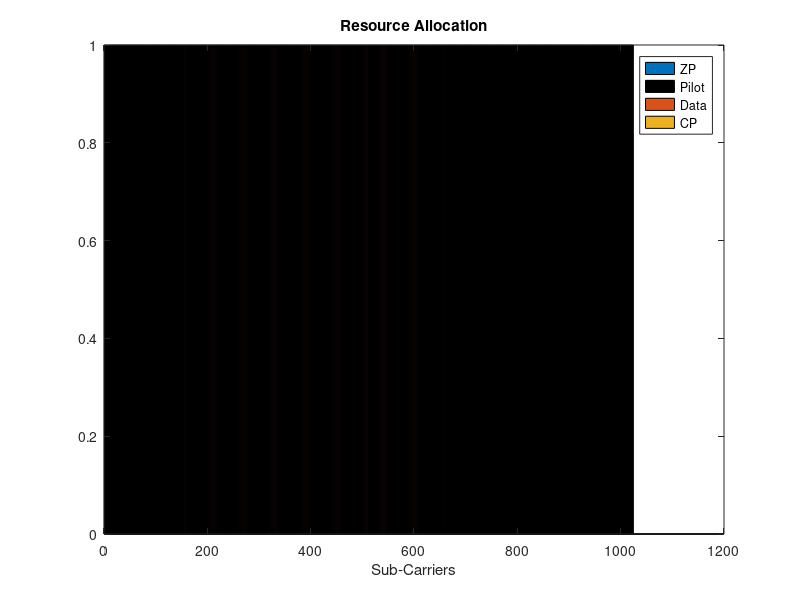

Write the MATLAB code that produced this figure. (Note: this script raises an error after producing the figure.)
clear; clc; close all; fclose all; format long;

%%%%%%%%%%%%%%%%%%%%%%%%%%%%%%%%%%%%%%%%%%%%%%%%%%%%%%%%%%%%%%%%%%%%%%%%%%%
% OFDM Parameters
nfft = 1024;
nfft_zc = 4096;
BW = 312500;
cp_len = 512;
M = 16;
ZP_density = 30;
cp_carriers = 256;
gp_samples = 1024;
ofdm_symbols = 3;
Fc = 275000;
ZC_root = 13;
dopler_cp_offset = round(cp_len/16);
%dopler_cp_offset = 0;

% Gain Parameters
tx_scale = 10336;
extra_sync_gain = 4;
duc_ddc_loss_gain = 2;

% Channel parameters
snr_db = 15;
multipath = [0.5 0.5 0 0 1 0.2 0.54];
multipath = 1;
speed = -1.5; % In m/s
speed = 0;

cfo = 0;
cpo = 0;
cfo_dopler = 0;
cpo_dopler = 0;

%%%%%%%%%%%%%%%%%%%%%%%%%%%%%%%%%%%%%%%%%%%%%%%%%%%%%%%%%%%%%%%%%%%%%%%%%%%
% Fixed Values
%%%%%%%%%%%%%%%%%%%%%%%%%%%%%%%%%%%%%%%%%%%%%%%%%%%%%%%%%%%%%%%%%%%%%%%%%%%
ZC_length = nfft_zc/2;          % Zadoff-Chu Sequence Length
sync_samples_early = 60;         % Number of samples to synchronize early
force_dopler_sync = 0;         % Force dopler synchronization
pilot_density = 0.5;            % Pilot to data ratio
DAC_FS = 10000000;              % Dac sample rate
nfft_p = 16*nfft;               % NFFT for plotting spectrum
speed_sound = 1500;             % Speed of sound underwater

%%%%%%%%%%%%%%%%%%%%%%%%%%%%%%%%%%%%%%%%%%%%%%%%%%%%%%%%%%%%%%%%%%%%%%%%%%%
% Calculated OFDM Parameters
%%%%%%%%%%%%%%%%%%%%%%%%%%%%%%%%%%%%%%%%%%%%%%%%%%%%%%%%%%%%%%%%%%%%%%%%%%%
% Carrier Allocation
rep = 1/pilot_density;          % Data to pilot repetition
zp_carriers = round(nfft*ZP_density/100/2)*2; % Even Number of ZP carriers
zp_index = [1:zp_carriers/2,nfft/2,nfft/2+1,nfft-zp_carriers/2+1:nfft];
zp_carriers = zp_carriers + 2;  % Account for 2 ZP carriers around DC
pilot_index=[zp_carriers/2:rep:nfft/2-1,nfft/2+2:rep:nfft- ...
    zp_carriers/2-cp_carriers];
if zp_index(end/2+2)-cp_carriers/2-1 ~= pilot_index(end)
    pilot_index = [pilot_index zp_index(end/2+2)-cp_carriers-1];
end
pilot_carriers = length(pilot_index);
cp_index = pilot_index(end)+1:(nfft-zp_carriers/2+1);
pilot_cp_max = floor(cp_carriers/rep);
pilot_index_cp = [pilot_index (pilot_index(1:pilot_cp_max)+ ...
    pilot_index(end))-zp_carriers/2+1];
data_index = 1:nfft;
data_index([zp_index,pilot_index,cp_index]) = [];
data_carriers = length(data_index);
data_cp_max = cp_carriers-pilot_cp_max;

% Other Parameters
scs = BW/nfft;
num_data_bits = length(data_index)*ofdm_symbols;
Fs = BW; % Sample frequency (complex) = bandwidth
Interp_val = DAC_FS/Fs; % Interpolation value
Ts = 1/Fs; % Sampling period
Ts_up = 1/DAC_FS;
F = (-nfft_p/2:nfft_p/2-1)/nfft_p*Fs; % Plotting baseband spectrum
F_up = (-nfft_p/2:nfft_p/2-1)/nfft_p*DAC_FS; % Plotting DUC spectrum
cp_used = cp_len - 2*dopler_cp_offset;
Max_Freq_offset = 2*scs*(cp_used/nfft);

%%%%%%%%%%%%%%%%%%%%%%%%%%%%%%%%%%%%%%%%%%%%%%%%%%%%%%%%%%%%%%%%%%%%%%%%%%%
% Generate Pilot Data
%%%%%%%%%%%%%%%%%%%%%%%%%%%%%%%%%%%%%%%%%%%%%%%%%%%%%%%%%%%%%%%%%%%%%%%%%%%
rng default
pilot_data = randsrc(pilot_carriers,ofdm_symbols,0:M-1);
pilot_data_cp = [pilot_data;pilot_data(1:pilot_cp_max,:)];

%%%%%%%%%%%%%%%%%%%%%%%%%%%%%%%%%%%%%%%%%%%%%%%%%%%%%%%%%%%%%%%%%%%%%%%%%%%
% Generate Message Data
%%%%%%%%%%%%%%%%%%%%%%%%%%%%%%%%%%%%%%%%%%%%%%%%%%%%%%%%%%%%%%%%%%%%%%%%%%%
rng default
tx_data = randsrc(data_carriers,ofdm_symbols,0:M-1);
tx_data_cp = [tx_data;tx_data(1:data_cp_max,:)];

%%%%%%%%%%%%%%%%%%%%%%%%%%%%%%%%%%%%%%%%%%%%%%%%%%%%%%%%%%%%%%%%%%%%%%%%%%%
% QAM Modulation
%%%%%%%%%%%%%%%%%%%%%%%%%%%%%%%%%%%%%%%%%%%%%%%%%%%%%%%%%%%%%%%%%%%%%%%%%%%
qam_mod_data = qammod(tx_data,M);
reference_pilot = qammod(pilot_data,M);
reference_pilot_cp = qammod(pilot_data_cp,M);
zp_carrier = complex(0,0);

%%%%%%%%%%%%%%%%%%%%%%%%%%%%%%%%%%%%%%%%%%%%%%%%%%%%%%%%%%%%%%%%%%%%%%%%%%%
% Synchronization
%%%%%%%%%%%%%%%%%%%%%%%%%%%%%%%%%%%%%%%%%%%%%%%%%%%%%%%%%%%%%%%%%%%%%%%%%%%
% Create Zadoff-Chu sequence
sync_tx = log2(M)/sqrt(2)*exp(-1i*pi*ZC_root*(1:ZC_length).* ...
    ((1:ZC_length)+1)/ZC_length); % ZC sequence
sync_tx_zp = tx_scale*[zeros(1,(nfft_zc-ZC_length)/2),sync_tx,zeros(1, ...
    (nfft_zc-ZC_length)/2)]; % Add ZP and center ZC sequence in BW
sync_tx_time = ifft(ifftshift(sync_tx_zp),nfft_zc) * extra_sync_gain;

%%%%%%%%%%%%%%%%%%%%%%%%%%%%%%%%%%%%%%%%%%%%%%%%%%%%%%%%%%%%%%%%%%%%%%%%%%%
% Carrier Allocation
%%%%%%%%%%%%%%%%%%%%%%%%%%%%%%%%%%%%%%%%%%%%%%%%%%%%%%%%%%%%%%%%%%%%%%%%%%%
% FFT carriers of Data, Pilot and ZP carriers
carriers = zeros(nfft,ofdm_symbols);
carriers(pilot_index,:) = reference_pilot;         % Allocate Pilots
carriers(data_index,:) = qam_mod_data;             % Allocate Data
carriers(zp_index,:) = zp_carrier;                 % Allocate Zeros
freq_cp_data = zeros(pilot_carriers+data_carriers,ofdm_symbols);
freq_cp_data(pilot_index,:) = reference_pilot;
freq_cp_data(data_index,:) = qam_mod_data;
freq_cp_data(cp_carriers+1:end,:) = [];
carriers(cp_index,:) = freq_cp_data;               % Allocate CP carriers
reference_pilot_cp = [reference_pilot;freq_cp_data(1:rep:cp_carriers,:)];
carriers = carriers * tx_scale;

zp_plot=zeros(1,nfft);pilot_plot=zeros(1,nfft);data_plot=zeros(1,nfft);
cp_plot=zeros(1,nfft);zp_plot(zp_index)=1;pilot_plot(pilot_index)=1;
data_plot(data_index)=1;cp_plot(cp_index)=1;
figure(),bar(1:nfft,zp_plot),hold on,bar(1:nfft, ...
    pilot_plot,'k'),bar(1:nfft,data_plot)
bar(1:nfft,cp_plot),legend('ZP','Pilot','Data','CP')
title('Resource Allocation'),xlabel('Sub-Carriers')

%%%%%%%%%%%%%%%%%%%%%%%%%%%%%%%%%%%%%%%%%%%%%%%%%%%%%%%%%%%%%%%%%%%%%%%%%%%
% IFFT
%%%%%%%%%%%%%%%%%%%%%%%%%%%%%%%%%%%%%%%%%%%%%%%%%%%%%%%%%%%%%%%%%%%%%%%%%%%
% Ifftshift to reorder carriers in correct order for IFFT
ifft_sub_carriers = zeros(nfft,ofdm_symbols);
for i = 1:ofdm_symbols % In loop so Ifftshift works per symbol
    ifft_sub_carriers(:,i) = ifft(ifftshift(carriers(:,i)),nfft);
end

%%%%%%%%%%%%%%%%%%%%%%%%%%%%%%%%%%%%%%%%%%%%%%%%%%%%%%%%%%%%%%%%%%%%%%%%%%%
% CP and GP Insertion
%%%%%%%%%%%%%%%%%%%%%%%%%%%%%%%%%%%%%%%%%%%%%%%%%%%%%%%%%%%%%%%%%%%%%%%%%%%
cp_start = nfft-cp_len;
cp = ifft_sub_carriers(cp_start+1:end,:);            % Obtain CP
ofdm_tx_signal_par = vertcat(cp,ifft_sub_carriers);  % Copy CP
gp = zeros(gp_samples,ofdm_symbols);       % Obtain GP
ofdm_tx_signal_par = vertcat(ofdm_tx_signal_par,gp); % Copy GP

%%%%%%%%%%%%%%%%%%%%%%%%%%%%%%%%%%%%%%%%%%%%%%%%%%%%%%%%%%%%%%%%%%%%%%%%%%%
% Parallel to Serial
%%%%%%%%%%%%%%%%%%%%%%%%%%%%%%%%%%%%%%%%%%%%%%%%%%%%%%%%%%%%%%%%%%%%%%%%%%%
ofdm_tx_signal_ser = reshape(ofdm_tx_signal_par,[(nfft+cp_len+ ...
    gp_samples)*ofdm_symbols, 1]);         % Parallel to Serial
gp = zeros(gp_samples,1);                  % Obtain GP
ofdm_tx_signal_ser = [sync_tx_time.';gp;ofdm_tx_signal_ser]; % OFDM Frame

%%%%%%%%%%%%%%%%%%%%%%%%%%%%%%%%%%%%%%%%%%%%%%%%%%%%%%%%%%%%%%%%%%%%%%%%%%%
% DUC
%%%%%%%%%%%%%%%%%%%%%%%%%%%%%%%%%%%%%%%%%%%%%%%%%%%%%%%%%%%%%%%%%%%%%%%%%%%
[kdk,fir_taps] = interp(ofdm_tx_signal_ser,Interp_val,10,1);
filter_delay = floor(length(fir_taps)/2);
ofdm_tx_signal_zp = [zeros(filter_delay,1);ofdm_tx_signal_ser; ...
    zeros(filter_delay,1)];
ofdm_duc_signal = interp(ofdm_tx_signal_zp,Interp_val,10,1);
ofdm_duc_signal = ofdm_duc_signal(filter_delay*Interp_val+1:end- ...
    filter_delay*Interp_val);
ofdm_duc_signal = ofdm_duc_signal.';

%%%%%%%%%%%%%%%%%%%%%%%%%%%%%%%%%%%%%%%%%%%%%%%%%%%%%%%%%%%%%%%%%%%%%%%%%%%
% IQ Mixer TX
%%%%%%%%%%%%%%%%%%%%%%%%%%%%%%%%%%%%%%%%%%%%%%%%%%%%%%%%%%%%%%%%%%%%%%%%%%%
% Use oscillator at Fc for IQ mixer
t_up = 0:1/DAC_FS:length(ofdm_duc_signal)/DAC_FS-1/DAC_FS;
ofdm_duc_signal_i = real(ofdm_duc_signal) .* cos(2*pi*Fc*t_up);
ofdm_duc_signal_q = imag(ofdm_duc_signal) .* -sin(2*pi*Fc*t_up);
ofdm_duc_signal_real = ofdm_duc_signal_i + ofdm_duc_signal_q;

%%%%%%%%%%%%%%%%%%%%%%%%%%%%%%%%%%%%%%%%%%%%%%%%%%%%%%%%%%%%%%%%%%%%%%%%%%%
% Channel
%%%%%%%%%%%%%%%%%%%%%%%%%%%%%%%%%%%%%%%%%%%%%%%%%%%%%%%%%%%%%%%%%%%%%%%%%%%

snr = 10^(snr_db/10); % Convert SNR from dB to linear
ofdm_tx_signal_ch = awgn(ofdm_duc_signal_real,snr,'measured');
k = (1+speed/speed_sound); % Dopler shift factor
Lower_BW_Dopler_Shift = ((Fc-(nfft/2 - zp_carriers/2)*scs) * ...
    (k))-(Fc-(nfft/2 - zp_carriers/2)*scs);
Fc_Dopler_Shift = (Fc * (1+speed/speed_sound))-Fc;
Upper_BW_Dopler_Shift = ((Fc+(nfft/2 - zp_carriers/2)*scs) * ...
    (1+speed/speed_sound))- (Fc+(nfft/2 - zp_carriers/2)*scs);
table(cp_used,Max_Freq_offset,scs)
table(Lower_BW_Dopler_Shift,Fc_Dopler_Shift,Upper_BW_Dopler_Shift)
ofdm_tx_signal_ch1 = filter(multipath,1,ofdm_tx_signal_ch);
ofdm_tx_signal_dopler = interp1(t_up,ofdm_tx_signal_ch1,t_up/k,'linear',0);

% One method to compensate for dopler if estimated k accurately:
%ofdm_tx_signal_dopler = resample(ofdm_tx_signal_dopler,round(DAC_FS/k),DAC_FS);
%ofdm_tx_signal_dopler = ofdm_tx_signal_dopler(1:length(ofdm_tx_signal_ch));

%%%%%%%%%%%%%%%%%%%%%%%%%%%%%%%%%%%%%%%%%%%%%%%%%%%%%%%%%%%%%%%%%%%%%%%%%%%
% IQ Mixer RX
%%%%%%%%%%%%%%%%%%%%%%%%%%%%%%%%%%%%%%%%%%%%%%%%%%%%%%%%%%%%%%%%%%%%%%%%%%%
i_ddc = ofdm_tx_signal_ch .* cos(2*pi*Fc*t_up);
q_ddc = ofdm_tx_signal_ch .* -sin(2*pi*Fc*t_up);
ddc_signal = complex(i_ddc,q_ddc);

i_ddc_dopler = ofdm_tx_signal_dopler .* cos(2*pi*Fc*t_up);
q_ddc_dopler = ofdm_tx_signal_dopler .* -sin(2*pi*Fc*t_up);
ddc_signal_dopler = complex(i_ddc_dopler,q_ddc_dopler);

%%%%%%%%%%%%%%%%%%%%%%%%%%%%%%%%%%%%%%%%%%%%%%%%%%%%%%%%%%%%%%%%%%%%%%%%%%%
% DDC
%%%%%%%%%%%%%%%%%%%%%%%%%%%%%%%%%%%%%%%%%%%%%%%%%%%%%%%%%%%%%%%%%%%%%%%%%%%
ddc_base_signal_real = decimate(real(ddc_signal),Interp_val,4096,'Fir');
ddc_base_signal_imag = decimate(imag(ddc_signal),Interp_val,4096,'FIR');
ddc_base_signal = complex(ddc_base_signal_real,ddc_base_signal_imag);
ddc_base_signal = duc_ddc_loss_gain * ddc_base_signal.';

ddc_dopler_real = decimate(real(ddc_signal_dopler),Interp_val,4096,'Fir');
ddc_dopler_imag = decimate(imag(ddc_signal_dopler),Interp_val,4096,'Fir');
ddc_dopler = complex(ddc_dopler_real,ddc_dopler_imag);
ddc_dopler = duc_ddc_loss_gain * ddc_dopler.';

%%%%%%%%%%%%%%%%%%%%%%%%%%%%%%%%%%%%%%%%%%%%%%%%%%%%%%%%%%%%%%%%%%%%%%%%%%%
% Baseband channel impairments
%%%%%%%%%%%%%%%%%%%%%%%%%%%%%%%%%%%%%%%%%%%%%%%%%%%%%%%%%%%%%%%%%%%%%%%%%%%
t = 0:Ts:length(ddc_base_signal)*Ts-Ts;
ddc_base_signal = ddc_base_signal .* exp(-1i*2*pi*cfo*t).';
ddc_base_signal = ddc_base_signal * exp(-1i*cpo);
ddc_base_signal = ofdm_tx_signal_ser;

ddc_dopler = ddc_dopler .* exp(-1i*2*pi*cfo_dopler*t).';
ddc_dopler = ddc_dopler * exp(-1i*cpo);

%%%%%%%%%%%%%%%%%%%%%%%%%%%%%%%%%%%%%%%%%%%%%%%%%%%%%%%%%%%%%%%%%%%%%%%%%%%
% Synchronization
%%%%%%%%%%%%%%%%%%%%%%%%%%%%%%%%%%%%%%%%%%%%%%%%%%%%%%%%%%%%%%%%%%%%%%%%%%%
sync_coef = conj(fliplr(sync_tx_time)); % Matched Filter
sync_corr_filt = abs(filter(sync_coef,1,ddc_base_signal));
[val,ind] = max(sync_corr_filt);
ind = ind-sync_samples_early+gp_samples; % Remove GP from index
ofdm_rx_sync_signal = ddc_base_signal;
ofdm_rx_sync_signal([1:ind, ...
    ind+1+(nfft+cp_len+gp_samples)*ofdm_symbols:end]) = [];
if (length(ofdm_rx_sync_signal) ~= (nfft+cp_len+gp_samples)*ofdm_symbols)
    tmp = zeros(1,(nfft+cp_len+gp_samples)*ofdm_symbols- ...
        length(ofdm_rx_sync_signal)).';
    ofdm_rx_sync_signal = [ofdm_rx_sync_signal;tmp];
    warning('Deleted too much of signal')
end

sync_corr_dopler = abs(filter(sync_coef,1,ddc_dopler));
[val2,ind2] = max(sync_corr_dopler);
ind2 = ind2-sync_samples_early+gp_samples+force_dopler_sync;
ofdm_rx_sync_dopler = ddc_dopler;
ofdm_rx_sync_dopler([1:ind2, ...
    ind2+1+(nfft+cp_len+gp_samples)*ofdm_symbols:end]) = [];
if (length(ofdm_rx_sync_dopler) ~= (nfft+cp_len+gp_samples)*ofdm_symbols)
    tmp = zeros(1,(nfft+cp_len+gp_samples)*ofdm_symbols- ...
        length(ofdm_rx_sync_dopler)).';
    ofdm_rx_sync_dopler = [ofdm_rx_sync_dopler;tmp];
    warning('Deleted too much of dopler signal')
end
doppler_sync_offset = (ind2-gp_samples)-(ind-gp_samples);
display(doppler_sync_offset)

% Plot %%%%%%%%%%%%%%%%%%%%%%%%%%%%%%%%%%%%%%%%%%%%%%%%%%%%%%%%%%%%%%%%%%%%
t_p = 0:Ts:length(ofdm_tx_signal_ser)*Ts-Ts;
vertical_lines = zeros(1,ofdm_symbols*3);
line_label = string.empty(0,length(vertical_lines));
vertical_lines_dopler = zeros(1,ofdm_symbols*3);
for i=1:ofdm_symbols
    if (i == 1)
        %vertical_lines(i) = nfft_zc + gp_samples;
        vertical_lines = ind;
        vertical_lines_dopler(i) = ind2;
        line_label(i) = "CP";
        vertical_lines(i+1) = vertical_lines(i) + cp_len;
        vertical_lines_dopler(i+1) = vertical_lines_dopler(i) + cp_len;
        line_label(i+1) = "Data";
        vertical_lines(i+2) = vertical_lines(i+1) + nfft;
        vertical_lines_dopler(i+2) = vertical_lines_dopler(i+1)+nfft;
        line_label(i+2) = "GP";
    else
        vertical_lines(3*i-2) = vertical_lines(3*i-3) + gp_samples;
        vertical_lines_dopler(3*i-2) = vertical_lines_dopler(3*i-3) + ...
            gp_samples;
        line_label(3*i-2) = "CP";
        vertical_lines(3*i-1) = vertical_lines(3*i-2) + cp_len;
        vertical_lines_dopler(3*i-1) = vertical_lines_dopler(3*i-2)+cp_len;
        line_label(3*i-1) = "Data";
        vertical_lines(3*i) = vertical_lines(3*i-1) + nfft;
        vertical_lines_dopler(3*i) = vertical_lines_dopler(3*i-1)+nfft;
        line_label(3*i) = "GP";
    end
end

vertical_lines = [nfft_zc vertical_lines];
line_label = ["Sync", line_label];
figure(),subplot(3,1,1),plot(t_p/1000,real(ofdm_tx_signal_ser), ...
    'LineWidth',2),hold on,plot(t_p/1000,real(ddc_base_signal))
plot(t_p/1000,real(ddc_dopler))
for i = 1:length(vertical_lines)
    if i == 1
        xline(vertical_lines(i)*Ts/1000,'--r',line_label{i}, ...
            'LabelHorizontalAlignment','left')
    else
        xline(vertical_lines(i)*Ts/1000,'--r',line_label{i})
        xline(vertical_lines_dopler(i-1)*Ts/1000,'--b',line_label{i}, ...
            'LabelVerticalAlignment','bottom');
    end
end
legend('TX','RX','RX Dopler')
xlabel('Time (ms)'),title('In Phase'),subplot(3,1,2)
plot(t_p/1000,imag(ofdm_tx_signal_ser),'LineWidth',2),hold on
plot(t_p/1000,imag(ddc_base_signal)),plot(t_p/1000,imag(ddc_dopler))
for i = 1:length(vertical_lines)
    if i == 1
        xline(vertical_lines(i)*Ts/1000,'--r',line_label{i}, ...
            'LabelHorizontalAlignment','left')
    else
        xline(vertical_lines(i)*Ts/1000,'--r',line_label{i})
        xline(vertical_lines_dopler(i-1)*Ts/1000,'--b',line_label{i}, ...
            'LabelVerticalAlignment','bottom');
    end
end
legend('TX','RX','RX Dopler'),xlabel('Time (ms)')
title('Quadrature'),subplot(3,1,3),plot(t_p/1000,sync_corr_filt),hold on
plot(t_p/1000,sync_corr_dopler)
vertical_lines = [ind2-gp_samples vertical_lines];
line_label = ["Dopler Sync", line_label];
xline(vertical_lines(2)*Ts/1000,'--b',line_label{2}, ...
    'LabelHorizontalAlignment','left')
xline(vertical_lines(1)*Ts/1000,'--r',line_label{1}, ...
    'LabelHorizontalAlignment','left','LabelVerticalAlignment','bottom')
legend('RX','RX Dopler','RX Timing','Dopler Timing'),xlabel('Time (ms)')
title('Synchronizer Correlator Output')
sgtitle('Baseband OFDM Signal')

%%%%%%%%%%%%%%%%%%%%%%%%%%%%%%%%%%%%%%%%%%%%%%%%%%%%%%%%%%%%%%%%%%%%%%%%%%%
% Serial to Parallel
%%%%%%%%%%%%%%%%%%%%%%%%%%%%%%%%%%%%%%%%%%%%%%%%%%%%%%%%%%%%%%%%%%%%%%%%%%%
ofdm_rx_signal_par=reshape(ofdm_rx_sync_signal, ...
    [nfft+cp_len+gp_samples ofdm_symbols]);
ofdm_rx_dopler_par=reshape(ofdm_rx_sync_dopler, ...
    [nfft+cp_len+gp_samples ofdm_symbols]);

%%%%%%%%%%%%%%%%%%%%%%%%%%%%%%%%%%%%%%%%%%%%%%%%%%%%%%%%%%%%%%%%%%%%%%%%%%%
% CFO Estimation and Correction
%%%%%%%%%%%%%%%%%%%%%%%%%%%%%%%%%%%%%%%%%%%%%%%%%%%%%%%%%%%%%%%%%%%%%%%%%%%
% Remove GP
ofdm_rx_signal_par(end-gp_samples+1:end,:) = [];

% Save and remove CP
cp_rm_signal = ofdm_rx_signal_par;
cp_rm_signal(1:cp_len,:) = []; % Remove CP

ofdm_cfo_signal = zeros(nfft,ofdm_symbols);
cfo_est_signal = zeros(1,ofdm_symbols);
for i = 1:ofdm_symbols
    cp_cfo_begin = ofdm_rx_signal_par(dopler_cp_offset+1:cp_len- ...
        dopler_cp_offset,i); % Obtain CP at beginning of symbol
    cp_cfo_end = ofdm_rx_signal_par(nfft+1+dopler_cp_offset: ...
        end-dopler_cp_offset,i); % Obtain CP at end of symbol
    %cp_cfo_begin = ofdm_rx_signal_par(1:cp_len,i);
    %cp_cfo_end = ofdm_rx_signal_par(nfft+1:end,i);
    %tmp = cp_cfo_end.*conj(cp_cfo_begin); % Correlate
    conj_val = conj(cp_cfo_begin);
    tmp = complex(real(cp_cfo_end.*conj_val),imag(cp_cfo_end.*conj_val));
    sum_val = sum(tmp);
    %tan_val = atan2(imag(sum_val),real(sum_val));
    tan_val = angle(sum_val);
    normalized_cfo_est = 1*tan_val;
    cfo_est = normalized_cfo_est*scs;
    cfo_est_signal(i) = cfo_est/2/pi;
    ofdm_cfo_signal(:,i) = cp_rm_signal(:,i).*(cos(cfo_est*t(1:nfft)) ...
        +1i*sin(cfo_est*t(1:nfft)))';
end
%ofdm_cfo_signal = cp_rm_signal;
table(cfo_est_signal)

% Remove GP
ofdm_rx_dopler_par(end-gp_samples+1:end,:) = [];

% Save and remove CP
cp_rm_dopler = ofdm_rx_dopler_par;
cp_rm_dopler(1:cp_len,:) = [];

ofdm_cfo_dopler = zeros(nfft,ofdm_symbols);
cfo_est = 0;
cfo_est_dopler = zeros(1,ofdm_symbols);
for i = 1:ofdm_symbols
    cp_cfo_begin = ofdm_rx_dopler_par(dopler_cp_offset+1:cp_len- ...
        dopler_cp_offset,i); % Obtain CP at beginning of symbol
    cp_cfo_end = ofdm_rx_dopler_par(nfft+1+dopler_cp_offset: ...
        end-dopler_cp_offset,i); % Obtain CP at end of symbol
    %cp_cfo_begin = ofdm_rx_dopler_par(1:cp_len,i);
    %cp_cfo_end = ofdm_rx_dopler_par(nfft+1:end,i);
    tmp = cp_cfo_end.*conj(cp_cfo_begin); % Correlate
    sum_val = sum(tmp);
    tan_val = atan2(imag(sum_val),real(sum_val));
    normalized_cfo_est = 1*tan_val;
    cfo_est = normalized_cfo_est*scs;
    cfo_est_dopler(i) = cfo_est/2/pi;
    ofdm_cfo_dopler(:,i) = cp_rm_dopler(:,i).*(cos(cfo_est*t(1:nfft)) ...
        +1i*sin(cfo_est*t(1:nfft)))';
end
%ofdm_cfo_dopler = cp_rm_dopler;
table(cfo_est_dopler)

%%%%%%%%%%%%%%%%%%%%%%%%%%%%%%%%%%%%%%%%%%%%%%%%%%%%%%%%%%%%%%%%%%%%%%%%%%%
% Dopler processing
%%%%%%%%%%%%%%%%%%%%%%%%%%%%%%%%%%%%%%%%%%%%%%%%%%%%%%%%%%%%%%%%%%%%%%%%%%%
    k_est = (-mean(cfo_est_dopler)/Fc)+1; % Estimate dopler scaling factor
    Fs_dopler_sample = DAC_FS/k;          % Resample rate
    Fs_dopler_sample_est = DAC_FS/k_est;  % Estimated resample rate
    table(k,k_est,Fs_dopler_sample,Fs_dopler_sample_est)

    %%%%%%%%%%%%%%%%%%%%%%%%%%%%%%%%%%%%%%%%%%%%%%%%%%%%%%%%%%%%%%%%%%%%%%%
    % Resample with dopler shift factor
    %%%%%%%%%%%%%%%%%%%%%%%%%%%%%%%%%%%%%%%%%%%%%%%%%%%%%%%%%%%%%%%%%%%%%%%
    P = round(DAC_FS/k/300);  Q = round(DAC_FS/300);
    ofdm_tx_signal_dopler2 = resample(ofdm_tx_signal_dopler,P,Q);
    if (length(ofdm_tx_signal_dopler2) > length(ofdm_tx_signal_ch))
        ofdm_tx_signal_dopler2 = ofdm_tx_signal_dopler2(1:length( ...
            ofdm_tx_signal_ch));
    elseif (length(ofdm_tx_signal_dopler2) < length(ofdm_tx_signal_ch))
        ofdm_tx_signal_dopler2 = [ofdm_tx_signal_dopler2 zeros(1, ...
            length(ofdm_tx_signal_ch) - length(ofdm_tx_signal_dopler2))];
    end
    
    %%%%%%%%%%%%%%%%%%%%%%%%%%%%%%%%%%%%%%%%%%%%%%%%%%%%%%%%%%%%%%%%%%%%%%%
    % IQ Mixer RX
    i_ddc_dopler2 = ofdm_tx_signal_dopler2 .* cos(2*pi*Fc*t_up);
    q_ddc_dopler2 = ofdm_tx_signal_dopler2 .* -sin(2*pi*Fc*t_up);
    ddc_signal_dopler2 = complex(i_ddc_dopler2,q_ddc_dopler2);
    
    %%%%%%%%%%%%%%%%%%%%%%%%%%%%%%%%%%%%%%%%%%%%%%%%%%%%%%%%%%%%%%%%%%%%%%%
    % DDC
    ddc_dopler_real2 = decimate(real(ddc_signal_dopler2), ...
        Interp_val,4096,'Fir');
    ddc_dopler_imag2 = decimate(imag(ddc_signal_dopler2), ...
        Interp_val,4096,'Fir');
    ddc_dopler2 = complex(ddc_dopler_real2,ddc_dopler_imag2);
    ddc_dopler2 = duc_ddc_loss_gain * ddc_dopler2.';

    %%%%%%%%%%%%%%%%%%%%%%%%%%%%%%%%%%%%%%%%%%%%%%%%%%%%%%%%%%%%%%%%%%%%%%%
    % Synchronization
    sync_corr_dopler2 = abs(filter(sync_coef,1,ddc_dopler2));
    [val3,ind3] = max(sync_corr_dopler2);
    ind3 = ind3-sync_samples_early+gp_samples+force_dopler_sync;
    ofdm_rx_sync_dopler2 = ddc_dopler2;
    ofdm_rx_sync_dopler2([1:ind3, ...
        ind3+1+(nfft+cp_len+gp_samples)*ofdm_symbols:end]) = [];
    if(length(ofdm_rx_sync_dopler2)~=(nfft+cp_len+gp_samples)*ofdm_symbols)
        tmp = zeros(1,(nfft+cp_len+gp_samples)*ofdm_symbols- ...
            length(ofdm_rx_sync_dopler2)).';
        ofdm_rx_sync_dopler2 = [ofdm_rx_sync_dopler2;tmp];
        warning('Deleted too much of dopler signal 2')
    end
    doppler_sync_offset2 = (ind3-gp_samples)-(ind-gp_samples);
    display(doppler_sync_offset2)

    %%%%%%%%%%%%%%%%%%%%%%%%%%%%%%%%%%%%%%%%%%%%%%%%%%%%%%%%%%%%%%%%%%%%%%%
    % Serial to Parallel
    ofdm_rx_dopler_par2=reshape(ofdm_rx_sync_dopler2, ...
        [nfft+cp_len+gp_samples ofdm_symbols]);

    %%%%%%%%%%%%%%%%%%%%%%%%%%%%%%%%%%%%%%%%%%%%%%%%%%%%%%%%%%%%%%%%%%%%%%%
    % CFO Estimation and Correction
    ofdm_rx_dopler_par2(end-gp_samples+1:end,:) = [];
    
    % Save and remove CP
    cp_rm_dopler2 = ofdm_rx_dopler_par2;
    cp_rm_dopler2(1:cp_len,:) = [];
    
    ofdm_cfo_dopler2 = zeros(nfft,ofdm_symbols);
    cfo_est2 = 0;
    cfo_est_dopler2 = zeros(1,ofdm_symbols);
    for i = 1:ofdm_symbols
        cp_cfo_begin = ofdm_rx_dopler_par2(dopler_cp_offset+1:cp_len- ...
            dopler_cp_offset,i); % Obtain CP at beginning of symbol
        cp_cfo_end = ofdm_rx_dopler_par2(nfft+1+dopler_cp_offset: ...
            end-dopler_cp_offset,i); % Obtain CP at end of symbol
        %cp_cfo_begin = ofdm_rx_dopler_par(1:cp_len,i);
        %cp_cfo_end = ofdm_rx_dopler_par(nfft+1:end,i);
        tmp = cp_cfo_end.*conj(cp_cfo_begin); % Correlate
        sum_val = sum(tmp);
        tan_val = atan2(imag(sum_val),real(sum_val));
        normalized_cfo_est = 1*tan_val;
        cfo_est = normalized_cfo_est*scs;
        cfo_est_dopler2(i) = cfo_est/2/pi;
        ofdm_cfo_dopler2(:,i) = cp_rm_dopler2(:,i).* ...
            (cos(cfo_est*t(1:nfft))+1i*sin(cfo_est*t(1:nfft)))';
    end
    ofdm_cfo_dopler2 = cp_rm_dopler2;
    table(cfo_est_dopler2)

%%%%%%%%%%%%%%%%%%%%%%%%%%%%%%%%%%%%%%%%%%%%%%%%%%%%%%%%%%%%%%%%%%%%%%%%%%%
% FFT
%%%%%%%%%%%%%%%%%%%%%%%%%%%%%%%%%%%%%%%%%%%%%%%%%%%%%%%%%%%%%%%%%%%%%%%%%%%
fft_signal = zeros(nfft,ofdm_symbols);
for i = 1:ofdm_symbols % Do FFTSHIFT per symbol
    fft_signal(:,i) = fftshift(fft(ofdm_cfo_signal(:,i),nfft));
end

fft_dopler = zeros(nfft,ofdm_symbols);
for i = 1:ofdm_symbols
    fft_dopler(:,i) = fftshift(fft(ofdm_cfo_dopler(:,i),nfft));
end

fft_dopler_no_cfo = zeros(nfft,ofdm_symbols);
for i = 1:ofdm_symbols
    fft_dopler_no_cfo(:,i) = fftshift(fft(cp_rm_dopler(:,i),nfft));
end

fft_dopler2 = zeros(nfft,ofdm_symbols);
for i = 1:ofdm_symbols
    fft_dopler2(:,i) = fftshift(fft(ofdm_cfo_dopler2(:,i),nfft));
end

%%%%%%%%%%%%%%%%%%%%%%%%%%%%%%%%%%%%%%%%%%%%%%%%%%%%%%%%%%%%%%%%%%%%%%%%%%%
% Channel Estimation
%%%%%%%%%%%%%%%%%%%%%%%%%%%%%%%%%%%%%%%%%%%%%%%%%%%%%%%%%%%%%%%%%%%%%%%%%%%
% Get RX pilots
fft_signal_eq = fft_signal;
P_RX = fft_signal_eq(pilot_index_cp,:);
% P_RX_re = real(P_RX);           P_RX_im = -imag(P_RX);
% P_re = real(reference_pilot);   P_im = -imag(reference_pilot);
% H = (P_RX_re.*P_re + P_RX_im.*P_im) ./ (P_re.^2 + P_im.^2) + ...
%     1i*(P_RX_im.*P_re - P_RX_re.*P_im) ./ (P_re.^2 + P_im.^2);
H = conj(P_RX) ./ conj(reference_pilot_cp);
H_interp = interp1(pilot_index_cp,H,1:nfft,'previous');
% H = P_RX ./ reference_pilot;
% H_MMSE = conj(H) ./ (abs(H).^2 + 1/snr);
% H_interp_MMSE = interp1(pilot_index,H_MMSE,1:nfft,'previous');

fft_dopler_eq = fft_dopler;
P_RX = fft_dopler_eq(pilot_index,:);
% H = conj(P_RX) ./ conj(reference_pilot);
% H_interp_dopler = interp1(pilot_index,H,1:nfft,'previous');
H = P_RX ./ (reference_pilot);
H_MMSE_dopler = conj(H) ./ (abs(H).^2 + 1/snr);
H_interp_MMSE_dopler=interp1(pilot_index,H_MMSE_dopler,1:nfft,'previous');

fft_dopler_eq_no_cfo = fft_dopler_no_cfo;
P_RX = fft_dopler_eq_no_cfo(pilot_index,:);
% H = conj(P_RX) ./ conj(reference_pilot);
% H_interp_dopler = interp1(pilot_index,H,1:nfft,'previous');
H = P_RX ./ (reference_pilot);
H_MMSE_dopler_no_cfo = conj(H) ./ (abs(H).^2 + 1/snr);
H_interp_MMSE_dopler_no_cfo=interp1(pilot_index,H_MMSE_dopler_no_cfo, ...
    1:nfft,'previous');

fft_dopler_eq2 = fft_dopler2;
P_RX = fft_dopler_eq2(pilot_index,:);
% H = conj(P_RX) ./ conj(reference_pilot);
% H_interp_dopler2 = interp1(pilot_index,H,1:nfft,'previous');
H = P_RX ./ (reference_pilot);
H_MMSE_dopler2 = conj(H) ./ (abs(H).^2 + 1/snr);
H_interp_MMSE_dopler2=interp1(pilot_index,H_MMSE_dopler2,1:nfft, ...
    'previous');

%%%%%%%%%%%%%%%%%%%%%%%%%%%%%%%%%%%%%%%%%%%%%%%%%%%%%%%%%%%%%%%%%%%%%%%%%%%
% Channel Equalization
%%%%%%%%%%%%%%%%%%%%%%%%%%%%%%%%%%%%%%%%%%%%%%%%%%%%%%%%%%%%%%%%%%%%%%%%%%%
% H_ZF_re = real(H_interp); H_ZF_im = -imag(H_interp);
% fft_re = real(fft_signal_eq); fft_im = imag(fft_signal_eq);
% Z_EQ_ZF =(fft_re.*H_ZF_re + fft_im.*H_ZF_im)./(H_ZF_re.^2 + H_ZF_im.^2) ...
%     +1i*(fft_im.*H_ZF_re - fft_re.*H_ZF_im)./(H_ZF_re.^2 + H_ZF_im.^2);
Z_EQ_ZF = fft_signal_eq ./ conj(H_interp);
% Z_EQ_ZF = fft_signal_eq .* H_interp_MMSE;           % MMSE
% P_RX = Z_EQ_ZF(pilot_index,:);
% H = angle(P_RX ./ conj(reference_pilot));
% H_phase = -mean(H);
% Z_EQ_ZF = Z_EQ_ZF .* (exp(-1i*H_phase));

% Z_EQ_ZF_dopler = fft_dopler_eq ./ conj(H_interp_dopler); % ZF
Z_EQ_ZF_dopler = fft_dopler_eq .* H_interp_MMSE_dopler;         % MMSE
% P_RX = Z_EQ_ZF_dopler(pilot_index,:);
% P_RX = mean(P_RX);
%Z_EQ_ZF_dopler = Z_EQ_ZF_dopler ./ imag(P_RX);

% Z_EQ_ZF_dopler = fft_dopler_eq ./ conj(H_interp_dopler); % ZF
Z_EQ_ZF_dopler_no_cfo =fft_dopler_eq_no_cfo .* H_interp_MMSE_dopler_no_cfo;
% P_RX = Z_EQ_ZF_dopler(pilot_index,:);
% P_RX = mean(P_RX);
%Z_EQ_ZF_dopler = Z_EQ_ZF_dopler ./ imag(P_RX);

% Z_EQ_ZF_dopler2 = fft_dopler_eq2 ./ conj(H_interp_dopler2); % ZF
Z_EQ_ZF_dopler2 = fft_dopler_eq2 .* H_interp_MMSE_dopler2;         % MMSE
% P_RX = Z_EQ_ZF_dopler(pilot_index,:);
% P_RX = mean(P_RX);
%Z_EQ_ZF_dopler = Z_EQ_ZF_dopler ./ imag(P_RX);

%%%%%%%%%%%%%%%%%%%%%%%%%%%%%%%%%%%%%%%%%%%%%%%%%%%%%%%%%%%%%%%%%%%%%%%%%%%
% Frequency domain CP
%%%%%%%%%%%%%%%%%%%%%%%%%%%%%%%%%%%%%%%%%%%%%%%%%%%%%%%%%%%%%%%%%%%%%%%%%%%
freq_cp = Z_EQ_ZF(cp_index,:);
fft_signal_cp = Z_EQ_ZF; cp_freq_domain = zeros(1,ofdm_symbols);
for i = 1:ofdm_symbols
    cp_begin =fft_signal_cp(pilot_index(1)+dopler_cp_offset: ...
        pilot_index(1)+cp_carriers-1-dopler_cp_offset,i);
    cp_end = freq_cp(dopler_cp_offset+1:end-dopler_cp_offset,i);
    tmp = cp_begin ./ conj(cp_end);
    tmp2 = mean(tmp);
    Z_EQ_ZF = Z_EQ_ZF .* exp(1i*pi*2*angle(tmp2));
    %cp_freq_domain(i) = tan_val/2/pi;
end
%table(cp_freq_domain)

%%%%%%%%%%%%%%%%%%%%%%%%%%%%%%%%%%%%%%%%%%%%%%%%%%%%%%%%%%%%%%%%%%%%%%%%%%%
% Synchronization error correction
%%%%%%%%%%%%%%%%%%%%%%%%%%%%%%%%%%%%%%%%%%%%%%%%%%%%%%%%%%%%%%%%%%%%%%%%%%%
% Z_EQ_ZF = Z_EQ_ZF * exp(1i*pi*(sync_offset_estimate/cp_len));
%Z_EQ_ZF_dopler = Z_EQ_ZF_dopler * exp(1i*pi*(sync_offset_estimate/cp_len));
%Z_EQ_ZF_dopler_no_cfo = Z_EQ_ZF_dopler_no_cfo * ...
%    exp(1i*pi*(sync_offset_estimate/cp_len));
%Z_EQ_ZF_dopler2=Z_EQ_ZF_dopler2 * exp(1i*pi*(sync_offset_estimate/cp_len));

%%%%%%%%%%%%%%%%%%%%%%%%%%%%%%%%%%%%%%%%%%%%%%%%%%%%%%%%%%%%%%%%%%%%%%%%%%%
% Take out non data subcarriers
%%%%%%%%%%%%%%%%%%%%%%%%%%%%%%%%%%%%%%%%%%%%%%%%%%%%%%%%%%%%%%%%%%%%%%%%%%%
tmp_val = Z_EQ_ZF(cp_index,:);
Z_EQ_ZF_tmp = Z_EQ_ZF;
Z_EQ_ZF_tmp([pilot_index,zp_index,cp_index],:) = [];
Z_EQ_ZF([pilot_index,zp_index],:) = [];
fft_signal_eq([pilot_index,zp_index,cp_index],:) = [];
fft_dopler_eq([pilot_index,zp_index,cp_index],:) = [];
Z_EQ_ZF_dopler([pilot_index,zp_index,cp_index],:) = [];
fft_dopler_eq_no_cfo([pilot_index,zp_index,cp_index],:) = [];
Z_EQ_ZF_dopler_no_cfo([pilot_index,zp_index,cp_index],:) = [];
fft_dopler_eq2([pilot_index,zp_index,cp_index],:) = [];
Z_EQ_ZF_dopler2([pilot_index,zp_index,cp_index],:) = [];
figure(),subplot(2,1,1),scatter(real(Z_EQ_ZF_tmp),imag(Z_EQ_ZF_tmp),'.')
title('Z EQ ZF'),subplot(2,1,2),scatter(real(tmp_val),imag(tmp_val),'.')
title('CP Subcarriers')

% Plot %%%%%%%%%%%%%%%%%%%%%%%%%%%%%%%%%%%%%%%%%%%%%%%%%%%%%%%%%%%%%%%%%%%%
lim = sqrt(2*M) + 1; y_lim = [-lim lim]; x_lim = [-lim lim];
figure(),subplot(2,3,4),scatter(real(Z_EQ_ZF),imag(Z_EQ_ZF),'.')
title('AWGN Channel Equalized + CFO'),ylim(y_lim),xlim(x_lim)
subplot(2,3,5),plot(real(Z_EQ_ZF_dopler),imag(Z_EQ_ZF_dopler),'.')
title('Dopler Channel Equalized + CFO'),ylim(y_lim),xlim(x_lim),subplot(2,3,1)
scatter(real(fft_signal/tx_scale),imag(fft_signal/tx_scale),'.')
ylim(y_lim),xlim(x_lim),title('AWGN Channel No Equalization + CFO')
subplot(2,3,2),scatter(real(fft_dopler/tx_scale),imag(fft_dopler/ ...
    tx_scale),'.'),ylim(y_lim),xlim(x_lim)
title('Dopler Channel No Equalization + CFO'),subplot(2,3,3)
scatter(real(Z_EQ_ZF_dopler2),imag(Z_EQ_ZF_dopler2),'.'),ylim(y_lim)
xlim(x_lim),title('Dopler Channel Resampled + Equalized + CFO')
subplot(2,3,6),scatter(real(Z_EQ_ZF_dopler_no_cfo),imag( ...
    Z_EQ_ZF_dopler_no_cfo),'.'),ylim(y_lim),xlim(x_lim)
title('Dopler Channel Equalized No CFO')
sgtitle('Equalizer Output')

%%%%%%%%%%%%%%%%%%%%%%%%%%%%%%%%%%%%%%%%%%%%%%%%%%%%%%%%%%%%%%%%%%%%%%%%%%%
% QAM Demodulation
%%%%%%%%%%%%%%%%%%%%%%%%%%%%%%%%%%%%%%%%%%%%%%%%%%%%%%%%%%%%%%%%%%%%%%%%%%%
% Demod
demod_data = qamdemod(Z_EQ_ZF,M);
demod_dopler = qamdemod(Z_EQ_ZF_dopler,M);
demod_dopler2 = qamdemod(Z_EQ_ZF_dopler2,M);

ser_data = symerr(tx_data_cp, demod_data)/numel(tx_data_cp);
ser_dopler = symerr(tx_data, demod_dopler)/numel(tx_data);
ser_dopler2 = symerr(tx_data, demod_dopler2)/numel(tx_data);

% Get EVM measurements
evm = comm.EVM(AveragingDimensions=[1 2],MaximumEVMOutputPort=1);
[data_evm,data_evm_pk] = evm(qam_mod_data,Z_EQ_ZF);
[dopler_evm,dopler_evm_pk] = evm(qam_mod_data,Z_EQ_ZF_dopler);
[dopler_evm2,dopler_evm_pk2] = evm(qam_mod_data,Z_EQ_ZF_dopler2);

Equalization =["AWGN Channel";"Dopler Channel";"Dopler Channel Resampled"];
SER = [ser_data;ser_dopler;ser_dopler2];
AverageEVM = [data_evm;dopler_evm;dopler_evm2];
PeakEVM = [data_evm_pk;dopler_evm_pk;dopler_evm_pk2];
table(Equalization,SER,AverageEVM,PeakEVM)

y_lim = [0 100]; y_ofdm = 1:ofdm_symbols; y1 = 1:nfft;
carriers_plot = zeros(1,nfft); carriers_plot_dopler = zeros(1,nfft);
carriers_plot_dopler2 = zeros(1,nfft);
evm = comm.EVM(AveragingDimensions=1);
evm_ofdm = evm(qam_mod_data,Z_EQ_ZF);
evm_ofdm_dopler = evm(qam_mod_data,Z_EQ_ZF_dopler);
evm_ofdm_dopler2 = evm(qam_mod_data,Z_EQ_ZF_dopler2);
evm = comm.EVM(AveragingDimensions=2);
evm_carriers = evm(qam_mod_data,Z_EQ_ZF);
carriers_plot(data_index) = evm_carriers;
evm_carriers_dopler = evm(qam_mod_data,Z_EQ_ZF_dopler);
carriers_plot_dopler(data_index) = evm_carriers_dopler;
evm_carriers_dopler2 = evm(qam_mod_data,Z_EQ_ZF_dopler2);
carriers_plot_dopler2(data_index) = evm_carriers_dopler2;

figure(),subplot(2,3,1),bar(y1,carriers_plot),ax=gca;ax.YLim=y_lim;
xlabel('Sub-Carriers'),ylabel('%'),title(['AWGN Channel Averaged ' ...
    'Across Sub-Carriers']),subplot(2,3,2),bar(y1,carriers_plot_dopler)
ax=gca;ax.YLim=y_lim;xlabel('Sub-Carriers'),ylabel('%')
title('Dopler Channel Averaged Across Sub-Carriers'),subplot(2,3,3)
bar(y1,carriers_plot_dopler2),ax=gca;ax.YLim=y_lim;xlabel('Sub-Carriers')
ylabel('%'),title(['Dopler Channel Resampled Averaged ' ...
    'Across Sub-Carriers']),subplot(2,3,4)
bar(y_ofdm,evm_ofdm),ax=gca;ax.YLim=y_lim;xlabel('OFDM Symbols')
ylabel('%'),title('AWGN Channel Averaged Across OFDM Symbols')
subplot(2,3,5),bar(y_ofdm,evm_ofdm_dopler),ax=gca;ax.YLim=y_lim;
xlabel('OFDM Symbols'),ylabel('%'),title(['Dopler Channel Averaged ' ...
    'Across OFDM Symbols']),subplot(2,3,6),bar(y_ofdm,evm_ofdm_dopler2)
ax=gca;ax.YLim=y_lim;xlabel('OFDM Symbols'),ylabel('%')
title('Dopler Channel Resampled Averaged Across OFDM Symbols')
sgtitle('EVM')